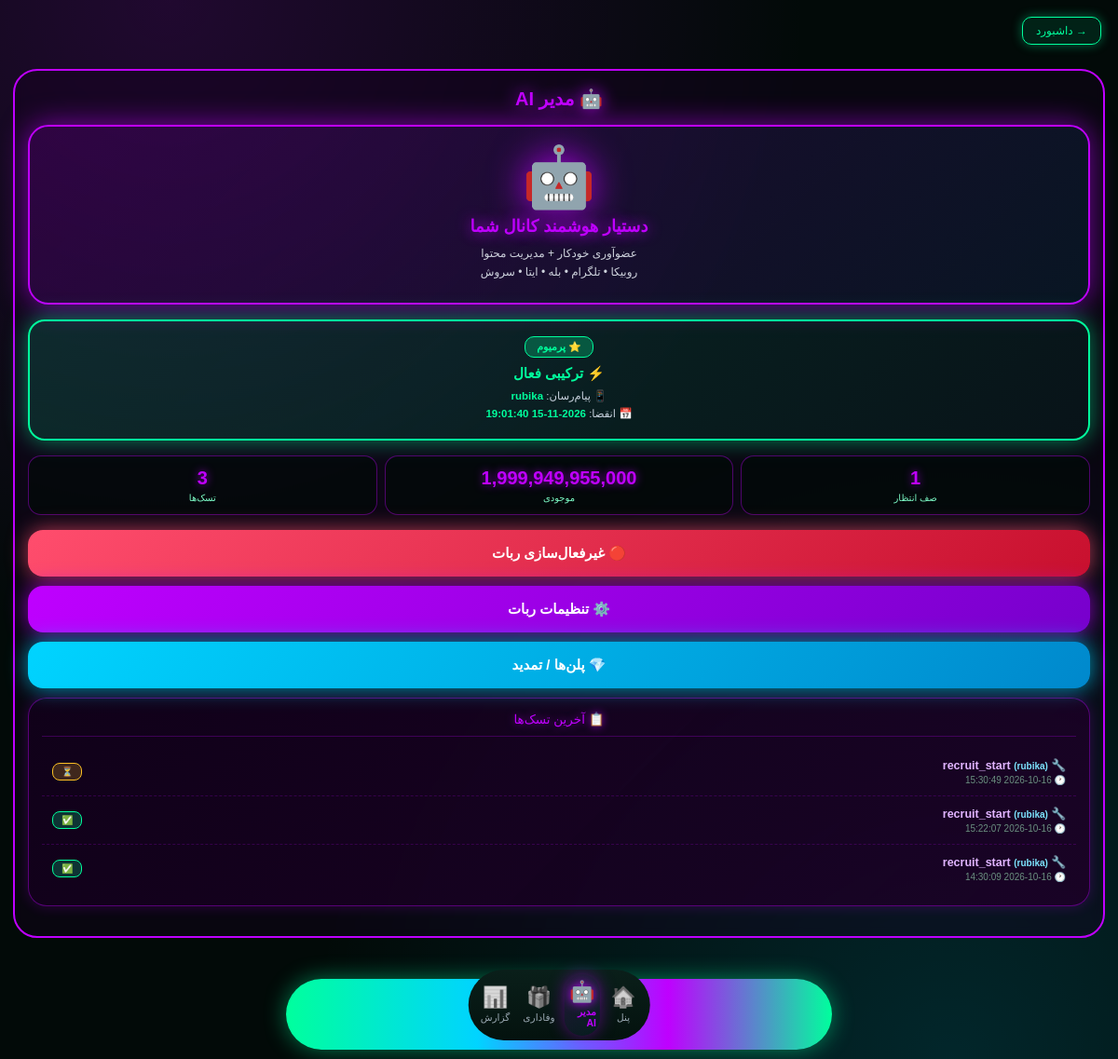
Page /panel/ai-manager (signed in) on the committed database.
### tables this page shows
CREATE TABLE ai_subscriptions (
    id INTEGER PRIMARY KEY AUTOINCREMENT,
    user_id INTEGER,
    plan_code TEXT,
    is_trial INTEGER DEFAULT 0,
    messenger TEXT DEFAULT '',
    start_at TIMESTAMP DEFAULT CURRENT_TIMESTAMP,
    end_at TIMESTAMP,
    active INTEGER DEFAULT 1,
    created_at TIMESTAMP DEFAULT CURRENT_TIMESTAMP);

CREATE TABLE wallets (
    id INTEGER PRIMARY KEY AUTOINCREMENT,
    user_id INTEGER UNIQUE,
    balance INTEGER DEFAULT 0,
    updated_at TIMESTAMP DEFAULT CURRENT_TIMESTAMP);

CREATE TABLE ai_task_queue (
    id INTEGER PRIMARY KEY AUTOINCREMENT,
    user_id INTEGER,
    task_type TEXT,
    messenger TEXT DEFAULT '',
    payload TEXT DEFAULT '{}',
    status TEXT DEFAULT 'pending',
    result TEXT DEFAULT '',
    scheduled_at TIMESTAMP DEFAULT CURRENT_TIMESTAMP,
    executed_at TIMESTAMP,
    created_at TIMESTAMP DEFAULT CURRENT_TIMESTAMP);

### aimanager_routes.py (the view)
@aimanager_bp.route('/panel/ai-manager')
def panel_ai_manager():
    uid = _uid()
    if not uid: return redirect('/panel/login')
    sub = get_active_subscription(uid)
    used_trial = has_used_trial(uid)
    plans = get_ai_plans()
    config = get_ai_config(uid)
    tasks = get_user_ai_tasks(uid, 30)
    pending = count_pending_tasks(uid)
    balance = get_wallet(uid)
    return render_template('panel_ai_manager.html',
        sub=sub, used_trial=used_trial, plans=plans,
        config=config, tasks=tasks, pending=pending, balance=balance,
        current_settings=_cs(uid))

### aimanager_routes.py (called while the page is built)
def _uid(): return session.get('user_id')

def _cs(uid=None):
    try: return get_user_settings(uid or 1)
    except: return None

### app.py (called while the page is built)
@app.context_processor
def inject_global_settings():
    try:
        if session.get("is_admin"):
            s = get_admin_settings()
        elif session.get("user_id"):
            s = get_user_settings(session["user_id"])
        else:
            s = {"avatar": None, "bg": None, "theme": "neon"}
    except Exception:
        s = {"avatar": None, "bg": None, "theme": "neon"}
    return {"current_settings": s}

@app.after_request
def _security_headers(response):
    if response.content_type and 'text/html' in response.content_type:
        response.headers["Cache-Control"] = "no-store, no-cache, must-revalidate, max-age=0"
        response.headers["Pragma"] = "no-cache"
        response.headers["Expires"] = "0"
    """هدرهای امنیتی"""
    response.headers["X-Content-Type-Options"] = "nosniff"
    response.headers["X-Frame-Options"] = "SAMEORIGIN"
    response.headers["X-XSS-Protection"] = "1; mode=block"
    response.headers["Referrer-Policy"] = "no-referrer"
    response.headers["Permissions-Policy"] = "geolocation=(), microphone=(), camera=()"
    return response

### database.py (called while the page is built, shortened)
def get_user_settings(user_id):
    import time
    now = time.time()
    key = f'settings_{user_id}'
    if key in _CACHE and (now - _CACHE_TIME.get(key, 0)) < CACHE_TTL:
        return _CACHE[key]

def get_wallet(user_id):
    conn = sqlite3.connect(DB_PATH) if 'DB_PATH' in dir() else sqlite3.connect('panel.db')
    c = conn.cursor()
    c.execute("SELECT balance FROM wallets WHERE user_id=?", (user_id,))
    row = c.fetchone()
    if not row:
        c.execute("INSERT INTO wallets (user_id, balance) VALUES (?, 0)", (user_id,))
        conn.commit()
        balance = 0
    else:
        balance = row[0]
    conn.close()
    return balance or 0

def get_ai_plans():
    conn = sqlite3.connect('panel.db'); c = conn.cursor()
    c.execute("SELECT code, name, price, duration_days, features, trial_available FROM ai_plans WHERE active=1 ORDER BY price")
    rows = c.fetchall(); conn.close()
    return rows

def has_used_trial(user_id):
    conn = sqlite3.connect('panel.db'); c = conn.cursor()
    c.execute("SELECT COUNT(*) FROM ai_subscriptions WHERE user_id=? AND is_trial=1", (user_id,))
    n = c.fetchone()[0]; conn.close()
    return n > 0

### templates/panel_ai_manager.html (shortened to what this page needs)
<!DOCTYPE html>
<html lang="fa" dir="rtl">
<head>
<link href="https://cdn.jsdelivr.net/gh/rastikerdar/vazirmatn@v33.003/Vazirmatn-font-face.css" rel="stylesheet">
<link rel="stylesheet" href="/static/scroll-fix.css"><link rel="icon" type="image/png" href="/static/icons/icon-192.png"><link rel="apple-touch-icon" href="/static/apple-touch-icon.png"></head>
<body>
<a class="back-btn" href="/panel/dashboard">→ داشبورد</a>
<div class="frame">
  <div class="page-title">🤖 مدیر AI</div>
  <div class="hero">
    <div class="hero-icon">🤖</div>
    <div class="hero-title">دستیار هوشمند کانال شما</div>
    <div class="hero-sub">عضوآوری خودکار + مدیریت محتوا<br>روبیکا • تلگرام • بله • ایتا • سروش</div>
  </div>
  {% if sub %}
  <div class="status-card {% if sub.is_trial %}st-trial{% else %}st-on{% endif %}">
    <div class="st-badge">{% if sub.is_trial %}🎁 تست رایگان{% else %}⭐ پرمیوم{% endif %}</div>
    <div class="st-title">
      {% if sub.plan_code == 'recruit' %}👥 عضوآوری فعال
      {% elif sub.plan_code == 'content' %}📝 محتوا فعال
      {% else %}⚡ ترکیبی فعال{% endif %}
    </div>
    <div class="st-info">
      📱 پیام‌رسان: <b>{{ sub.messenger }}</b><br>
      📅 انقضا: <b>{{ sub.end_at }}</b>
    </div>
  </div>
  <div class="stats-grid">
    <div class="stat-card"><div class="stat-v">{{ pending }}</div><div class="stat-l">صف انتظار</div></div>
    <div class="stat-card"><div class="stat-v">{{ "{:,}".format(balance) }}</div><div class="stat-l">موجودی</div></div>
    <div class="stat-card"><div class="stat-v">{{ tasks|length }}</div><div class="stat-l">تسک‌ها</div></div>
  </div>
  {% if config %}
    <form method="POST" action="/panel/ai-manager/toggle">
      {% if config.active %}
        <button class="big-btn bb-red" type="submit">🔴 غیرفعال‌سازی ربات</button>
      {% else %}
        <button class="big-btn bb-green" type="submit">🟢 فعال‌سازی ربات</button>
      {% endif %}
    </form>
  {% endif %}
  <a href="/panel/ai-manager/settings" class="big-btn bb-purple">⚙️ تنظیمات ربات</a>
  <a href="/panel/ai-manager/plans" class="big-btn bb-blue">💎 پلن‌ها / تمدید</a>
  <div class="box">
    <div class="box-title">📋 آخرین تسک‌ها</div>
    {% if tasks %}
      {% for t in tasks %}
        <div class="task-item">
          <div>
            <div class="task-type">🔧 {{ t[1] }} {% if t[7] %}<span style="font-size:10px;color:#7de5ff">({{ t[7] }})</span>{% endif %}</div>
            <div class="task-date">🕐 {{ t[6] }}</div>
          </div>
          <div class="task-status {% if t[2]=='pending' %}ts-pending{% elif t[2]=='done' %}ts-done{% else %}ts-failed{% endif %}">
            {% if t[2]=='pending' %}⏳{% elif t[2]=='done' %}✅{% else %}❌{% endif %}
          </div>
        </div>
      {% endfor %}
    {% else %}
      <div class="empty"><span class="empty-ic">📭</span>هنوز تسکی ثبت نشده</div>
    {% endif %}
  </div>
  {% endif %}
</div>
<div class="nav-wrap">
  <div class="bottom-nav">
    <a class="nav-item" href="/panel/dashboard"><span class="ic">🏠</span><span>پنل</span></a>
    <a class="nav-item active" href="/panel/ai-manager"><span class="ic">🤖</span><span>مدیر AI</span></a>
    <a class="nav-item" href="/panel/loyalty"><span class="ic">🎁</span><span>وفاداری</span></a>
    <a class="nav-item" href="/panel/reports"><span class="ic">📊</span><span>گزارش</span></a>
  </div>
</div>
{% include "_global_bg.html" %}
</body>
</html>

### static/scroll-fix.css (style rules this page uses)
html { overflow-x:hidden!important;overflow-y:scroll!important;height:auto!important;max-height:none!important;min-height:100%!important }
body { overflow-x:clip!important;overflow-y:visible!important;height:auto!important;max-height:none!important;min-height:100vh!important;position:relative!important }
body::before,body::after { pointer-events:none!important }
.bottom-nav,.nw,.nav-wrap { position:fixed!important;bottom:10px!important;left:50%!important;transform:translateX(-50%)!important;z-index:9999!important;max-width:calc(100% - 30px)!important }

### static/app-feel.css (style rules this page uses)
* { -webkit-tap-highlight-color:transparent;-webkit-touch-callout:none }
html,body { overscroll-behavior:none;-webkit-overflow-scrolling:touch }
body { user-select:none;-webkit-user-select:none }
button,a.btn,.ni,.tab,.cat,.main-cat,.prod,.shop,.cart { transition:transform .15s ease,box-shadow .3s ease; }
.page-fade { animation:pageFade .3s ease-out }

### rows in the picture
ai_subscriptions: messenger "rubika", end_at "2026-11-15 19:01:40"
wallets: balance "1,999,949,955,000"
ai_task_queue: task_type "recruit_start", messenger "rubika", created_at "2026-10-16 15:30:49"
ai_task_queue: task_type "recruit_start", messenger "rubika", created_at "2026-10-16 15:22:07"
ai_task_queue: task_type "recruit_start", messenger "rubika", created_at "2026-10-16 14:30:09"

### other values in the picture
{{ pending }} "1"
{{ tasks|length }} "3"
